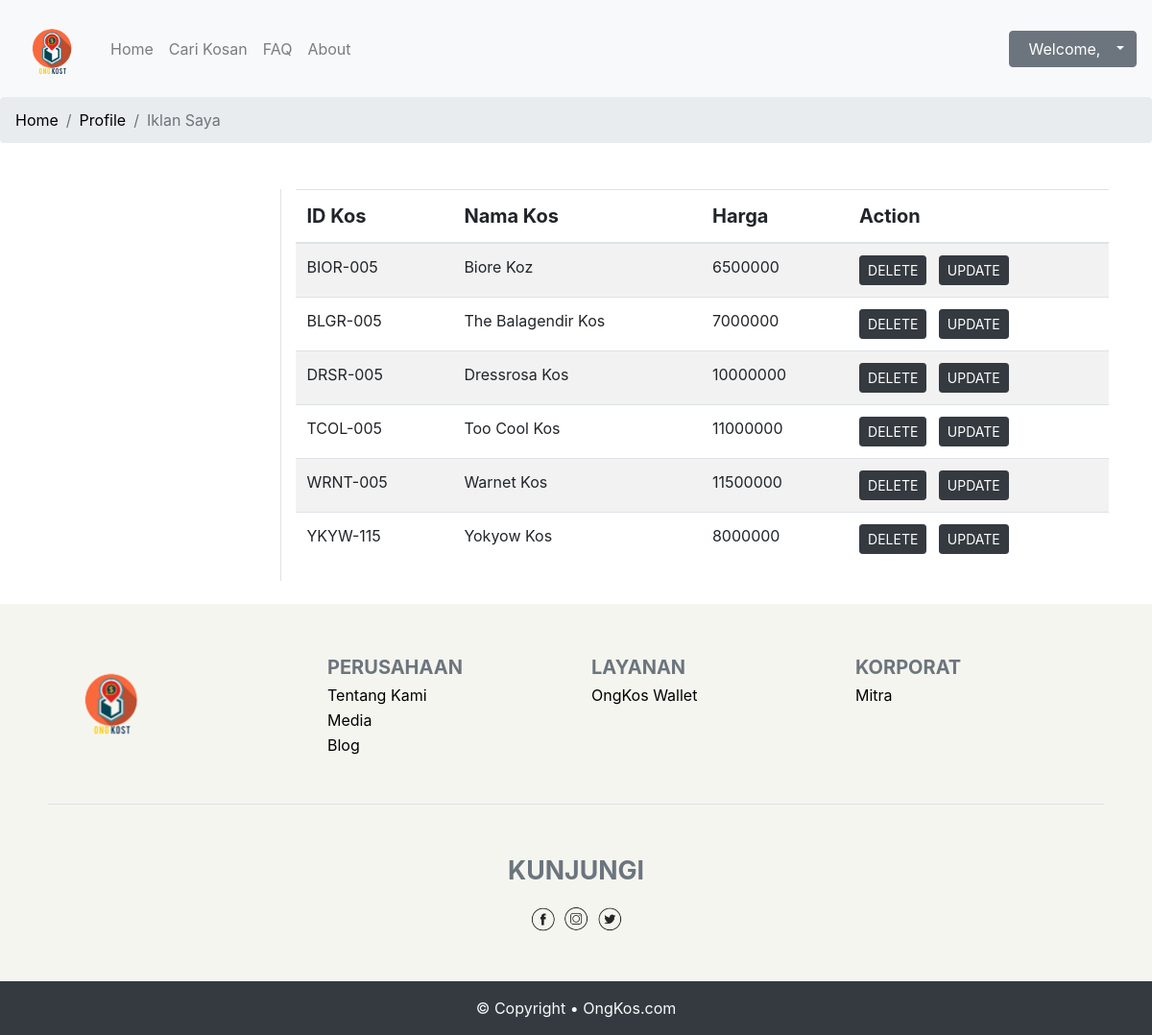
Page /index.php/myiklan on the committed database.
### tables this page shows
CREATE TABLE `kosan` (
  `idKosan` char(10) NOT NULL,
  `namaKosan` varchar(50) NOT NULL,
  `harga` float NOT NULL,
  `deskripsi` text NOT NULL,
  `fasKamar` text NOT NULL,
  `luasKamar` varchar(5) NOT NULL,
  `fasUmum` text NOT NULL,
  `parkir` text NOT NULL,
  `idIbuKos` char(16) NOT NULL,
  `alamatKosan` text NOT NULL,
  `gambar` text
);

### application/controllers/MyIklan.php (called while the page is built, shortened)
<?php
class MyIklan extends CI_Controller {
	function __construct(){
		$this->load->model('myiklanmodel');
	}
	public function index()
	{
		$data = $this->myiklanmodel->getData();
		$this->load->view('iklansaya',array('data' => $data));
	}
}

### index.php (called while the page is built, shortened)
<?php
require_once BASEPATH.'core/CodeIgniter.php';

### application/models/MyIklanModel.php (called while the page is built, shortened)
<?php
class MyIklanModel extends CI_Model {
	public function getData(){
		$query = $this->db->get('kosan')->result_array();
		return $query;
	}
}

### application/views/IklanSaya.php (the view, shortened to what this page needs)
<!DOCTYPE html>
<html>
<head>
    <link rel="stylesheet" href="<?php echo base_url().'assets/'; ?>css/bootstrap.min.css">
    <link rel="stylesheet" type="text/css" href="<?php echo base_url().'assets/'; ?>css/style6.css">
    <link rel="stylesheet" type="text/css" href="https://cdn.datatables.net/v/dt/dt-1.10.16/datatables.min.css"/>
</head>
<body>
    <div>
        <?php include 'header.php'; ?>
        <div>
            <ul class="breadcrumb">
                <li class="breadcrumb-item"><a href="<?php echo base_url().'index.php/home/homeLoggedIn' ?>">Home</a></li>
                <li class="breadcrumb-item"><a href="<?php echo base_url().'index.php/profile/tampilprofile/'.$this->session->userdata('id') ?>">Profile</a></li>
                <li class="breadcrumb-item active">Iklan Saya</li>
            </ul>
        </div>
        <div class="container-fluid row" id="punyaku">
            <div class="col-md-3 border-right">
            </div>
            <div class="col-md-9">
                <table class="table table-hover table-striped" id="myTable">
                    <thead>
                        <tr>
                            <th>ID Kos</th>
                            <th>Nama Kos</th>
                            <th>Harga</th>
                            <th>Action</th>
                        </tr>
                    </thead>
                    <tbody>
                        <?php
                        foreach ($data as $d) {
                          ?>
                        <tr>
                            <td><?php echo $d['idKosan']; ?></td>
                            <td><?php echo $d['namaKosan']; ?></td>
                            <td><?php echo $d['harga']; ?></td>
                            <td>
                                <a href="<?php echo base_url().'index.php/myiklan/do_delete/'.$d['idKosan'];?>"><button class="btn btn-dark btn-sm mr-2" id="buttonDel">DELETE</button></a>
                                <a href="<?php echo base_url().'index.php/editiklan/showdata/'.$d['idKosan'];?>"><button class="btn btn-dark btn-sm" id="buttonUp">UPDATE</button></a>
                            </td>
                        </tr>
                        <?php } ?>
                    </tbody>
                </table>
            </div>
        </div>
        <?php include 'footer.php'; ?>
    </div>
</body>
</html>

### assets/css/style6.css (style rules this page uses)
#punyaku { margin-top: 4%; }
a { text-decoration: none; color: black; }
th { font-size: 15pt; }
tr { padding-top: 50px; }

### rows in the picture
kosan: idKosan "BIOR-005", namaKosan "Biore Koz", harga "6500000"
kosan: idKosan "BLGR-005", namaKosan "The Balagendir Kos", harga "7000000"
kosan: idKosan "DRSR-005", namaKosan "Dressrosa Kos", harga "10000000"
kosan: idKosan "TCOL-005", namaKosan "Too Cool Kos", harga "11000000"
kosan: idKosan "WRNT-005", namaKosan "Warnet Kos", harga "11500000"
kosan: idKosan "YKYW-115", namaKosan "Yokyow Kos", harga "8000000"
